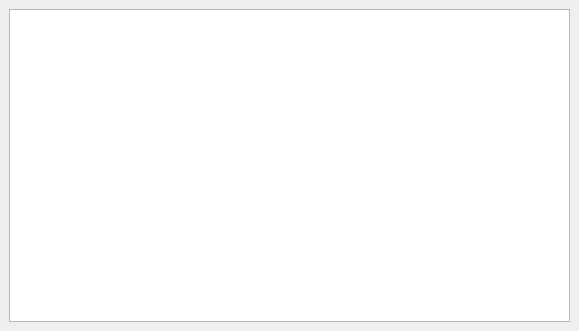
<ui version="4.0" >
 <class>NotesWindow</class>
 <widget class="QWidget" name="NotesWindow" >
  <property name="geometry" >
   <rect>
    <x>0</x>
    <y>0</y>
    <width>579</width>
    <height>331</height>
   </rect>
  </property>
  <property name="windowTitle" >
   <string>Notes</string>
  </property>
  <layout class="QVBoxLayout" >
   <property name="margin" >
    <number>9</number>
   </property>
   <property name="spacing" >
    <number>6</number>
   </property>
   <item>
    <widget class="QTextEdit" name="notes_" >
     <property name="readOnly" >
      <bool>true</bool>
     </property>
    </widget>
   </item>
  </layout>
 </widget>
 <resources/>
 <connections/>
</ui>
